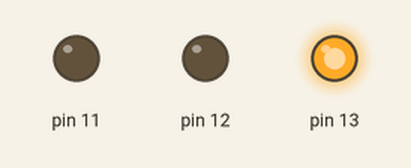
Simulated run of this sketch. Board: Arduino Uno, built with avr-gcc and run on an emulated ATmega328P. On the bench: output pins drawn as LEDs (lit = HIGH).

Above: at 0.05 s.
At 0.55 s:
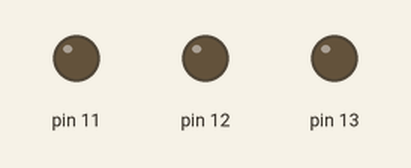
At 0.75 s:
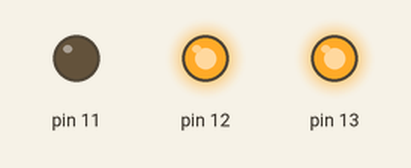
At 1.45 s:
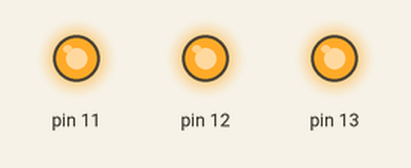
At 2.15 s:
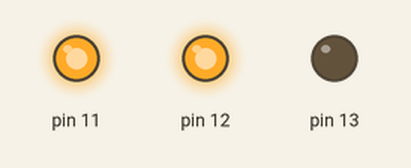
At 2.85 s:
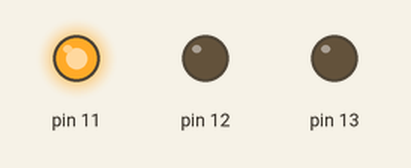
Timing chart, 0 to 3.1 s (numbered marks = the images above):
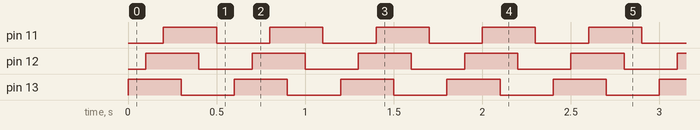

Measured:
- by itself, pin 11–13: alternates HIGH for 0.30 s and LOW for 0.30 s
- by itself, everything shown: repeats every 0.60 s, in 6 steps

The sketch:

sketch_mar01a.ino
```cpp
void setup() {
  // put your setup code here, to run once:
pinMode (13, OUTPUT);
pinMode (12, OUTPUT);
pinMode (11 , OUTPUT);

}

void loop()
{
digitalWrite(13,HIGH);
delay (100);
digitalWrite(12,HIGH);
delay (100);
digitalWrite(11,HIGH);
delay (100);
digitalWrite(13,LOW);
delay (100);
digitalWrite(12,LOW);
delay (100);
digitalWrite(11,LOW);
delay (100);
}
```
